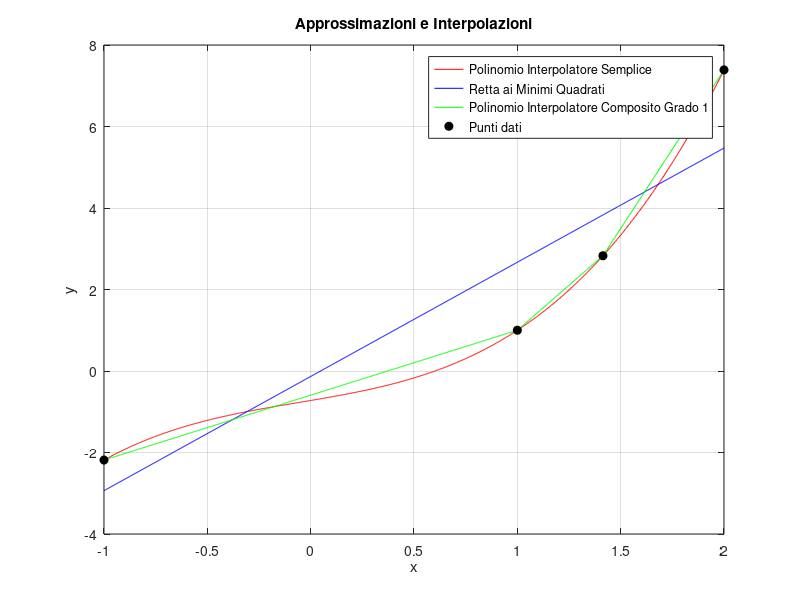

The MATLAB script that drew this image:
clear
clc
close all
format long

% Punti dati
x = [-1, 1, sqrt(2), 2];
y = [tan(2), 1, 2*sqrt(2), exp(2)];

% a) Polinomio interpolatore semplice
p = polyfit(x, y, length(x) - 1);

% Valutazione del polinomio interpolatore semplice in x = 1.5
y_interp_semplice = polyval(p, 1.5);

% Grafico del polinomio interpolatore semplice
x_plot = linspace(-1, 2, 1000);
y_plot = polyval(p, x_plot);
plot(x_plot, y_plot, '-r', 'DisplayName', 'Polinomio Interpolatore Semplice');
hold on;

% b) Retta ai minimi quadrati
p1 = polyfit(x, y, 1);

% Valutazione della retta ai minimi quadrati in x = 1.5
y_min_quad = polyval(p1, 1.5);

% Grafico della retta ai minimi quadrati
y_plot_p1 = polyval(p1, x_plot);
plot(x_plot, y_plot_p1, '-b', 'DisplayName', 'Retta ai Minimi Quadrati');

% c) Polinomio interpolatore composito di grado 1 (interpolazione lineare)
y_interp_composito = interp1(x, y, x_plot, 'linear');

% Valutazione del polinomio interpolatore composito di grado 1 in x = 1.5
y_interp_comp_1 = interp1(x, y, 1.5, 'linear');

% Grafico del polinomio interpolatore composito di grado 1
plot(x_plot, y_interp_composito, '-g', 'DisplayName', 'Polinomio Interpolatore Composito Grado 1');

% Punti dati
plot(x, y, 'ok', 'MarkerFaceColor', 'k', 'DisplayName', 'Punti dati');

% Aggiungere legende e titoli
xlabel('x');
ylabel('y');
title('Approssimazioni e Interpolazioni');
legend show;
grid on;
hold off;

% d) Valori delle funzioni approssimanti in x = 1.5
disp('Valore del polinomio interpolatore semplice in x = 1.5: ');
disp(y_interp_semplice);
disp('Valore della retta ai minimi quadrati in x = 1.5: ');
disp(y_min_quad);
disp('Valore del polinomio interpolatore composito di grado 1 in x = 1.5: ');
disp(y_interp_comp_1);
